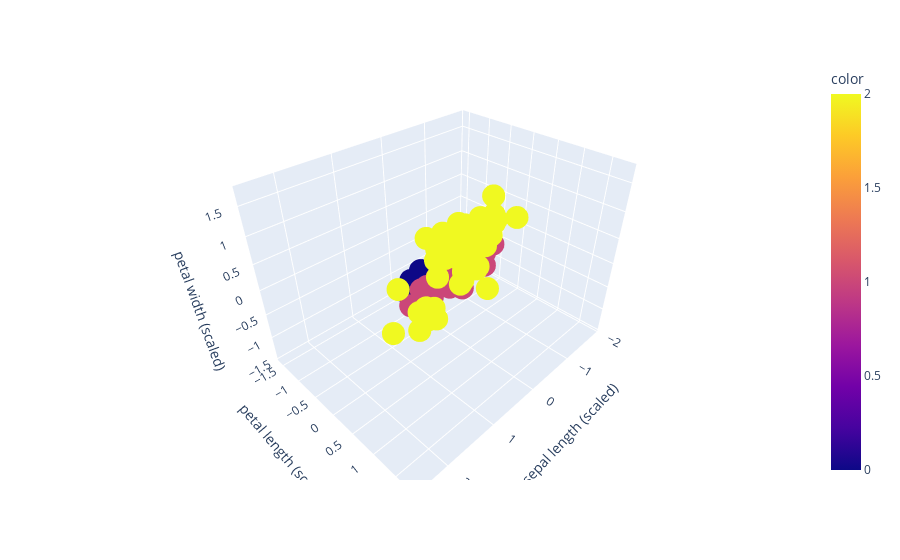

Source (notebook cell):
### Markdown cell above
<br><br>
<font size=5 color=#009999> 2.3 - Visualization </font> <br>
<font size=4 color=#009999>
HOW DIFFICULT IS THE CLUSTERING TASK?
</font> <br> <br>
</font>


</font>
<div class="alert alert-info">
<b>EXERCISE 6 </b> <br>
Vizualize the data with the following code. Which clusters will be the easier to detect? Comment on the importance of the number of labels.
</div>

### Code cell
import plotly.express as px
import pandas as pd
import re

df = px.data.iris()


data_df = pd.DataFrame(data, columns=X.columns[idxSelected])
new_name = {col: re.sub("\s\(cm\)", " (scaled)", col) for col in X.columns}
data_df.rename(columns=new_name, inplace=True)

fig = px.scatter_3d(
    data_df, x=data_df.columns[0], y=data_df.columns[1], z=data_df.columns[2], color=y
)
fig.show()

### Figure 1 — Plotly figure (JSON) as saved in the notebook; plotly's stock layout.template omitted (floating-point values rounded to 4 significant figures; data arrays with more than 128 entries replaced by an {"elided": "..."} marker saying what was removed)
{"data": [{"hovertemplate": "sepal length (scaled)=%{x}<br>petal length (scaled)=%{y}<br>petal width (scaled)=%{z}<br>color=%{marker.color}<extra></extra>", "legendgroup": "", "marker": {"color": {"elided": "150 int values"}, "coloraxis": "coloraxis", "symbol": "circle"}, "mode": "markers", "name": "", "scene": "scene", "showlegend": false, "type": "scatter3d", "x": {"elided": "150 float values"}, "y": {"elided": "150 float values"}, "z": {"elided": "150 float values"}}], "layout": {"coloraxis": {"colorbar": {"title": {"text": "color"}}, "colorscale": [[0, "#0d0887"], [0.1111, "#46039f"], [0.2222, "#7201a8"], [0.3333, "#9c179e"], [0.4444, "#bd3786"], [0.5556, "#d8576b"], [0.6667, "#ed7953"], [0.7778, "#fb9f3a"], [0.8889, "#fdca26"], [1, "#f0f921"]]}, "legend": {"tracegroupgap": 0}, "margin": {"t": 60}, "scene": {"domain": {"x": [0, 1], "y": [0, 1]}, "xaxis": {"title": {"text": "sepal length (scaled)"}}, "yaxis": {"title": {"text": "petal length (scaled)"}}, "zaxis": {"title": {"text": "petal width (scaled)"}}}}}
